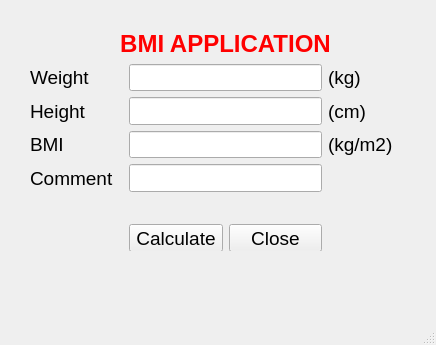
<?xml version="1.0" encoding="UTF-8"?>
<ui version="4.0">
 <class>MainWindow</class>
 <widget class="QMainWindow" name="MainWindow">
  <property name="geometry">
   <rect>
    <x>0</x>
    <y>0</y>
    <width>436</width>
    <height>345</height>
   </rect>
  </property>
  <property name="windowTitle">
   <string>MainWindow</string>
  </property>
  <widget class="QWidget" name="centralwidget">
   <widget class="QWidget" name="gridLayoutWidget">
    <property name="geometry">
     <rect>
      <x>30</x>
      <y>30</y>
      <width>391</width>
      <height>221</height>
     </rect>
    </property>
    <property name="font">
     <font>
      <pointsize>14</pointsize>
     </font>
    </property>
    <layout class="QGridLayout" name="gridLayout">
     <item row="0" column="0" colspan="4">
      <widget class="QLabel" name="label">
       <property name="font">
        <font>
         <pointsize>14</pointsize>
        </font>
       </property>
       <property name="text">
        <string>&lt;html&gt;&lt;head/&gt;&lt;body&gt;&lt;p&gt;&lt;span style=&quot; font-size:18pt; font-weight:600; color:#ff0000;&quot;&gt;BMI APPLICATION&lt;/span&gt;&lt;/p&gt;&lt;/body&gt;&lt;/html&gt;</string>
       </property>
       <property name="alignment">
        <set>Qt::AlignCenter</set>
       </property>
      </widget>
     </item>
     <item row="3" column="0">
      <widget class="QLabel" name="label_4">
       <property name="font">
        <font>
         <pointsize>14</pointsize>
        </font>
       </property>
       <property name="text">
        <string>BMI</string>
       </property>
      </widget>
     </item>
     <item row="1" column="0">
      <widget class="QLabel" name="label_2">
       <property name="font">
        <font>
         <pointsize>14</pointsize>
        </font>
       </property>
       <property name="text">
        <string>Weight</string>
       </property>
      </widget>
     </item>
     <item row="2" column="0">
      <widget class="QLabel" name="label_3">
       <property name="font">
        <font>
         <pointsize>14</pointsize>
        </font>
       </property>
       <property name="text">
        <string>Height</string>
       </property>
      </widget>
     </item>
     <item row="4" column="0">
      <widget class="QLabel" name="label_5">
       <property name="font">
        <font>
         <pointsize>14</pointsize>
        </font>
       </property>
       <property name="text">
        <string>Comment</string>
       </property>
      </widget>
     </item>
     <item row="1" column="3">
      <widget class="QLabel" name="label_6">
       <property name="text">
        <string>(kg)</string>
       </property>
      </widget>
     </item>
     <item row="2" column="3">
      <widget class="QLabel" name="label_7">
       <property name="text">
        <string>(cm)</string>
       </property>
      </widget>
     </item>
     <item row="3" column="3">
      <widget class="QLabel" name="label_8">
       <property name="text">
        <string>(kg/m2)</string>
       </property>
      </widget>
     </item>
     <item row="6" column="1">
      <widget class="QPushButton" name="pushButtonCalculate">
       <property name="font">
        <font>
         <pointsize>14</pointsize>
        </font>
       </property>
       <property name="text">
        <string>Calculate</string>
       </property>
       <property name="icon">
        <iconset>
         <normaloff>calculate.png</normaloff>calculate.png</iconset>
       </property>
      </widget>
     </item>
     <item row="4" column="1" colspan="2">
      <widget class="QLineEdit" name="lineEditComment">
       <property name="font">
        <font>
         <pointsize>14</pointsize>
        </font>
       </property>
      </widget>
     </item>
     <item row="1" column="1" colspan="2">
      <widget class="QLineEdit" name="lineEditWeight">
       <property name="font">
        <font>
         <pointsize>14</pointsize>
        </font>
       </property>
      </widget>
     </item>
     <item row="2" column="1" colspan="2">
      <widget class="QLineEdit" name="lineHeight">
       <property name="font">
        <font>
         <pointsize>14</pointsize>
        </font>
       </property>
      </widget>
     </item>
     <item row="3" column="1" colspan="2">
      <widget class="QLineEdit" name="lineEditBMI">
       <property name="font">
        <font>
         <pointsize>14</pointsize>
        </font>
       </property>
      </widget>
     </item>
     <item row="5" column="1">
      <widget class="QLabel" name="label_9">
       <property name="maximumSize">
        <size>
         <width>95</width>
         <height>20</height>
        </size>
       </property>
       <property name="text">
        <string/>
       </property>
      </widget>
     </item>
     <item row="6" column="2">
      <widget class="QPushButton" name="pushButtonClose">
       <property name="font">
        <font>
         <pointsize>14</pointsize>
        </font>
       </property>
       <property name="text">
        <string>Close</string>
       </property>
       <property name="icon">
        <iconset>
         <normaloff>close.png</normaloff>close.png</iconset>
       </property>
      </widget>
     </item>
    </layout>
   </widget>
  </widget>
  <widget class="QMenuBar" name="menubar">
   <property name="geometry">
    <rect>
     <x>0</x>
     <y>0</y>
     <width>436</width>
     <height>18</height>
    </rect>
   </property>
  </widget>
  <widget class="QStatusBar" name="statusbar"/>
 </widget>
 <resources/>
 <connections/>
</ui>
